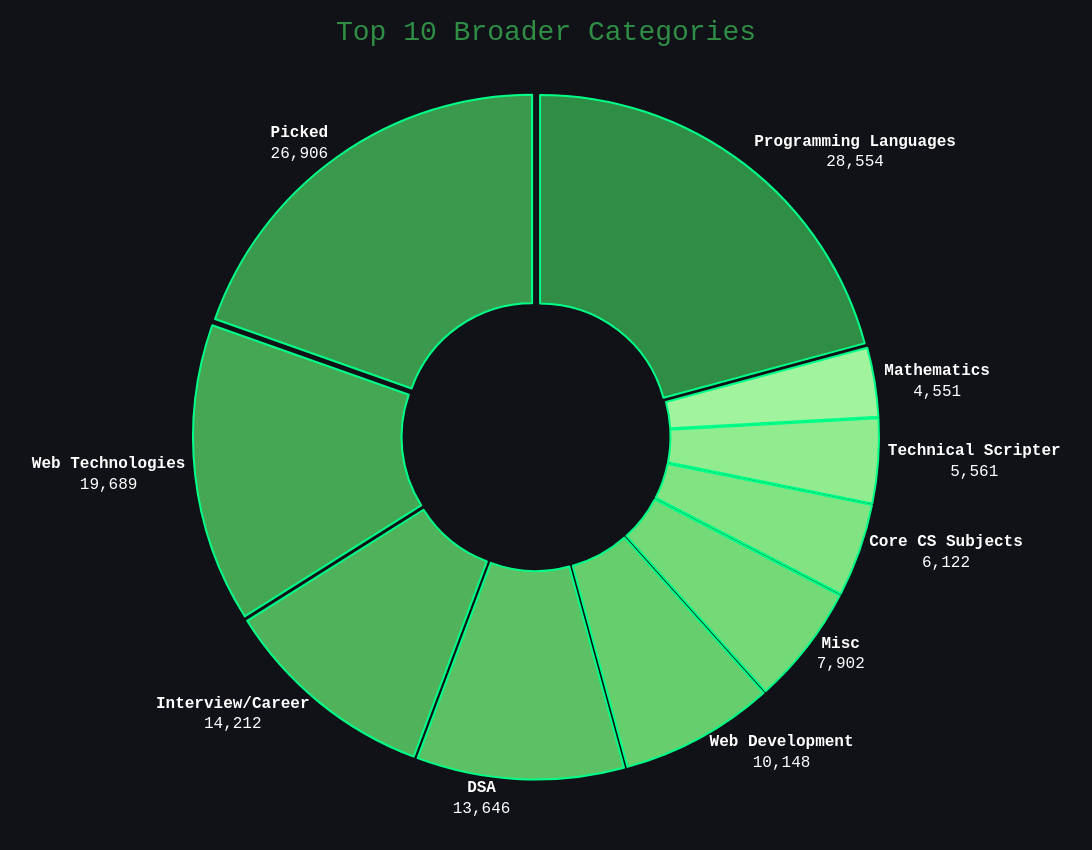

Here is the notebook cell this chart was saved with:
### Code cell
import plotly.express as px

# Top 10 broader categories
top10 = (
    df["broader_category"]
      .value_counts()
      .head(10)
      .reset_index()
)

top10.columns = ["Category", "Articles"]

# GeeksforGeeks Green Shades
gfg_green = [
    "#2F8D46",
    "#3A994D",
    "#45A654",
    "#50B35C",
    "#5BC164",
    "#67CE6D",
    "#74D977",
    "#82E382",
    "#91EC8F",
    "#A1F39D"
]

fig = px.pie(
    top10,
    names="Category",
    values="Articles",
    hole=0.38,
    color="Category",
    color_discrete_sequence=gfg_green
)

fig.update_traces(
    textposition="outside",
    texttemplate="<b>%{label}</b><br>%{value:,}",
    textfont_size=16,
    hovertemplate="<b>%{label}</b><br>Articles: %{value:,}<br>%{percent}<extra></extra>",
    marker=dict(
        line=dict(color="#00FF88", width=2)
    ),
    pull=[0.02]*len(top10)
)

fig.update_layout(

    title=dict(
        text="Top 10 Broader Categories",
        x=0.5,
        font=dict(size=28, color="#2F8D46")
    ),

    template="plotly_dark",

    paper_bgcolor="#111217",
    plot_bgcolor="#111217",

    width=1500,
    height=850,

    font=dict(
        family="Courier New",
        size=16,
        color="white"
    ),

    showlegend=False,

    margin=dict(t=80, l=20, r=20, b=20)
)

fig.show()

### Figure 1 — Plotly figure (JSON) as saved in the notebook; plotly's stock layout.template omitted (floating-point values rounded to 4 significant figures)
{"data": [{"customdata": [["Programming Languages"], ["Picked"], ["Web Technologies"], ["Interview/Career"], ["DSA"], ["Web Development"], ["Misc"], ["Core CS Subjects"], ["Technical Scripter"], ["Mathematics"]], "domain": {"x": [0, 1], "y": [0, 1]}, "hole": 0.38, "hovertemplate": "<b>%{label}</b><br>Articles: %{value:,}<br>%{percent}<extra></extra>", "labels": ["Programming Languages", "Picked", "Web Technologies", "Interview/Career", "DSA", "Web Development", "Misc", "Core CS Subjects", "Technical Scripter", "Mathematics"], "legendgroup": "", "marker": {"colors": ["#2F8D46", "#3A994D", "#45A654", "#50B35C", "#5BC164", "#67CE6D", "#74D977", "#82E382", "#91EC8F", "#A1F39D"], "line": {"color": "#00FF88", "width": 2}}, "name": "", "pull": [0.02, 0.02, 0.02, 0.02, 0.02, 0.02, 0.02, 0.02, 0.02, 0.02], "showlegend": true, "textfont": {"size": 16}, "textposition": "outside", "texttemplate": "<b>%{label}</b><br>%{value:,}", "type": "pie", "values": [28554, 26906, 19689, 14212, 13646, 10148, 7902, 6122, 5561, 4551]}], "layout": {"font": {"color": "white", "family": "Courier New", "size": 16}, "height": 850, "legend": {"tracegroupgap": 0}, "margin": {"b": 20, "l": 20, "r": 20, "t": 80}, "paper_bgcolor": "#111217", "piecolorway": ["#2F8D46", "#3A994D", "#45A654", "#50B35C", "#5BC164", "#67CE6D", "#74D977", "#82E382", "#91EC8F", "#A1F39D"], "plot_bgcolor": "#111217", "showlegend": false, "title": {"font": {"color": "#2F8D46", "size": 28}, "text": "Top 10 Broader Categories", "x": 0.5}, "width": 1500}}
